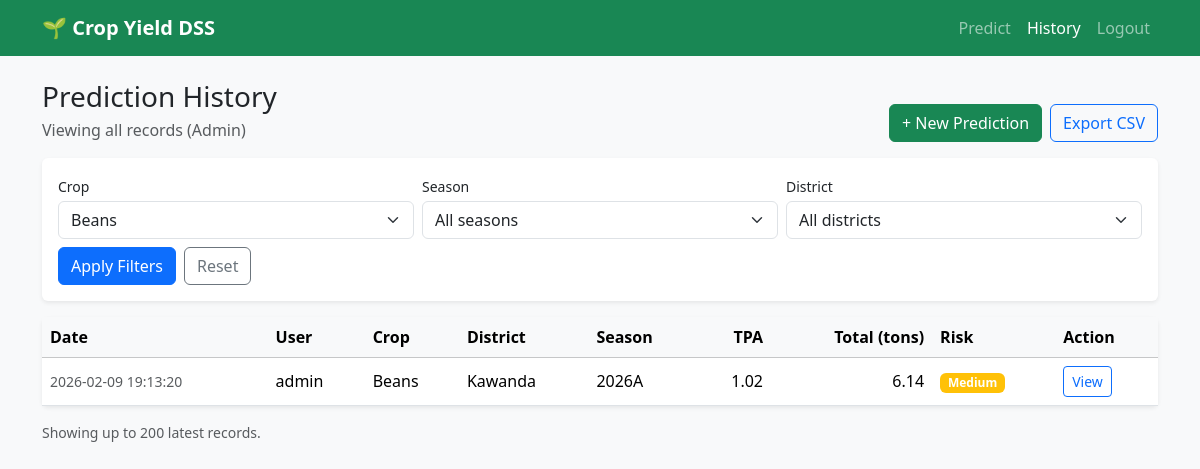
/history.php?crop=beans (signed in), run on the app's committed database.
### tables this page shows
CREATE TABLE `predictions` (
  `id` bigint(20) unsigned NOT NULL AUTO_INCREMENT,
  `user_id` int(10) unsigned DEFAULT NULL,
  `crop_type` varchar(50) NOT NULL,
  `district` varchar(80) NOT NULL,
  `season` varchar(30) NOT NULL,
  `farm_size_acres` decimal(8,2) NOT NULL,
  `soil_type` enum('sandy','clay','loam','silt','other') NOT NULL DEFAULT 'other',
  `rainfall_mm` decimal(8,2) NOT NULL,
  `avg_temp_c` decimal(5,2) NOT NULL,
  `fertilizer_kg` decimal(10,2) NOT NULL DEFAULT 0.00,
  `irrigation` enum('yes','no') NOT NULL DEFAULT 'no',
  `seed_type` enum('local','improved','hybrid','other') NOT NULL DEFAULT 'other',
  `predicted_yield_tons` decimal(10,2) NOT NULL,
  `predicted_yield_tpa` decimal(10,2) NOT NULL,
  `risk_level` enum('low','medium','high') NOT NULL DEFAULT 'medium',
  `recommendations` text DEFAULT NULL,
  `created_at` timestamp NOT NULL DEFAULT current_timestamp(),
  PRIMARY KEY (`id`),
  KEY `idx_predictions_created_at` (`created_at`),
  KEY `idx_predictions_crop` (`crop_type`),
  KEY `idx_predictions_district` (`district`),
  KEY `idx_predictions_season` (`season`),
  KEY `idx_predictions_user` (`user_id`),
  CONSTRAINT `fk_predictions_user` FOREIGN KEY (`user_id`) REFERENCES `users` (`id`) ON DELETE SET NULL ON UPDATE CASCADE
);

CREATE TABLE `users` (
  `id` int(10) unsigned NOT NULL AUTO_INCREMENT,
  `full_name` varchar(120) NOT NULL,
  `username` varchar(50) NOT NULL,
  `password_hash` varchar(255) NOT NULL,
  `role` enum('admin','user') NOT NULL DEFAULT 'user',
  `created_at` timestamp NOT NULL DEFAULT current_timestamp(),
  PRIMARY KEY (`id`),
  UNIQUE KEY `uq_users_username` (`username`)
);

### public/history.php (the view, shortened to what this page needs)
<?php
require_once __DIR__ . '/../app/config/database.php';
$crop   = trim((string)($_GET['crop'] ?? ''));
$isAdmin = (($_SESSION['role'] ?? '') === 'admin');
$where = [];
$params = [];
if ($crop !== '') {
    $where[] = "p.crop_type = :crop";
    $params[':crop'] = $crop;
}
$whereSql = $where ? ("WHERE " . implode(" AND ", $where)) : "";
$sql = "
SELECT
  p.id, p.crop_type, p.district, p.season,
  p.farm_size_acres, p.soil_type, p.rainfall_mm, p.avg_temp_c, p.fertilizer_kg, p.irrigation, p.seed_type,
  p.predicted_yield_tpa, p.predicted_yield_tons, p.risk_level,
  p.created_at,
  u.username
FROM predictions p
LEFT JOIN users u ON u.id = p.user_id
{$whereSql}
ORDER BY p.created_at DESC
LIMIT 200
";
$stmt = $pdo->prepare($sql);
$stmt->execute($params);
$rows = $stmt->fetchAll();
$distinctCrop = $pdo->query("SELECT DISTINCT crop_type FROM predictions ORDER BY crop_type")->fetchAll();
function h(string $s): string { return htmlspecialchars($s, ENT_QUOTES, 'UTF-8'); }
function risk_badge(string $risk): string {
    return match ($risk) {
        'low' => 'success',
        'medium' => 'warning',
        'high' => 'danger',
        default => 'secondary',
    };
}
?>
<!doctype html>
<html lang="en">
<head>
  <link href="/assets/bootstrap/bootstrap.min.css" rel="stylesheet">
</head>
<body class="bg-light">
<nav class="navbar navbar-expand-lg navbar-dark bg-success">
  <div class="container">
    <a class="navbar-brand fw-semibold" href="/predict.php">🌱 Crop Yield DSS</a>
    <div class="collapse navbar-collapse" id="nav">
      <ul class="navbar-nav ms-auto">
        <li class="nav-item"><a class="nav-link" href="/predict.php">Predict</a></li>
        <li class="nav-item"><a class="nav-link active" href="/history.php">History</a></li>
        <li class="nav-item"><a class="nav-link" href="/logout.php">Logout</a></li>
      </ul>
    </div>
  </div>
</nav>
<div class="container py-4">
  <div class="d-flex flex-wrap justify-content-between align-items-end gap-2 mb-3">
    <div>
      <h3 class="mb-1">Prediction History</h3>
      <div class="text-muted">
        <?php if ($isAdmin): ?>
          Viewing all records (Admin)
        <?php else: ?>
          Viewing your records
        <?php endif; ?>
      </div>
    </div>
    <div class="d-flex gap-2">
  <a class="btn btn-success" href="/predict.php">+ New Prediction</a>
  <?php
    $qs = $_GET;
    $qs['export'] = 'csv';
    $exportUrl = '/history.php?' . http_build_query($qs);
  ?>
  <a class="btn btn-outline-primary" href="<?php echo htmlspecialchars($exportUrl); ?>">
    Export CSV
  </a>
</div>
  </div>
  <div class="card shadow-sm border-0 mb-3">
    <div class="card-body p-3">
      <form class="row g-2" method="get">
        <div class="col-md-4">
          <label class="form-label small mb-1">Crop</label>
          <select name="crop" class="form-select">
            <?php foreach ($distinctCrop as $c): $val = (string)$c['crop_type']; ?>
              <option value="<?php echo h($val); ?>" <?php echo ($val === $crop) ? 'selected' : ''; ?>>
                <?php echo h(ucfirst($val)); ?>
              </option>
            <?php endforeach; ?>
          </select>
        </div>
        <div class="col-md-4">
          <label class="form-label small mb-1">Season</label>
          <select name="season" class="form-select">
            <option value="">All seasons</option>
          </select>
        </div>
        <div class="col-md-4">
          <label class="form-label small mb-1">District</label>
          <select name="district" class="form-select">
            <option value="">All districts</option>
          </select>
        </div>
        <div class="col-12 d-flex gap-2 mt-2">
          <button class="btn btn-primary">Apply Filters</button>
          <a class="btn btn-outline-secondary" href="/history.php">Reset</a>
        </div>
      </form>
    </div>
  </div>
  <div class="card shadow-sm border-0">
    <div class="card-body p-0">
      <div class="table-responsive">
        <table class="table table-hover align-middle mb-0">
          <thead class="table-light">
            <tr>
              <th>Date</th>
              <?php if ($isAdmin): ?><th>User</th><?php endif; ?>
              <th>Crop</th>
              <th>District</th>
              <th>Season</th>
              <th class="text-end">TPA</th>
              <th class="text-end">Total (tons)</th>
              <th>Risk</th>
              <th>Action</th>
            </tr>
          </thead>
          <tbody>
            <?php if (!$rows): ?>
              <tr>
                <td colspan="<?php echo $isAdmin ? 9 : 8; ?>" class="text-center text-muted py-4">
                  No predictions found.
                </td>
              </tr>
            <?php else: ?>
              <?php foreach ($rows as $r): ?>
                <tr>
                  <td class="small text-muted"><?php echo h((string)$r['created_at']); ?></td>
                  <?php if ($isAdmin): ?>
                    <td><?php echo h((string)($r['username'] ?? '—')); ?></td>
                  <?php endif; ?>
                  <td><?php echo h(ucfirst((string)$r['crop_type'])); ?></td>
                  <td><?php echo h((string)$r['district']); ?></td>
                  <td><?php echo h((string)$r['season']); ?></td>
                  <td class="text-end"><?php echo h((string)$r['predicted_yield_tpa']); ?></td>
                  <td class="text-end"><?php echo h((string)$r['predicted_yield_tons']); ?></td>
                  <td>
                    <span class="badge bg-<?php echo risk_badge((string)$r['risk_level']); ?>">
                      <?php echo h(ucfirst((string)$r['risk_level'])); ?>
                    </span>
                  </td>
                  <td>
                    <a class="btn btn-sm btn-outline-primary" href="/view.php?id=<?php echo (int)$r['id']; ?>">
                        View
                    </a>
                    </td>
                </tr>
              <?php endforeach; ?>
            <?php endif; ?>
          </tbody>
        </table>
      </div>
    </div>
  </div>
  <p class="text-muted small mt-3 mb-0">
    Showing up to 200 latest records.
  </p>
</div>
</body>
</html>

### data on the page
predictions: created_at "2026-02-09 19:13:20", user.username "admin", crop_type "Beans", district "Kawanda", season "2026A", predicted_yield_tpa "1.02", predicted_yield_tons "6.14", risk_level "Medium"

### other printed values
form field crop "Beans"
